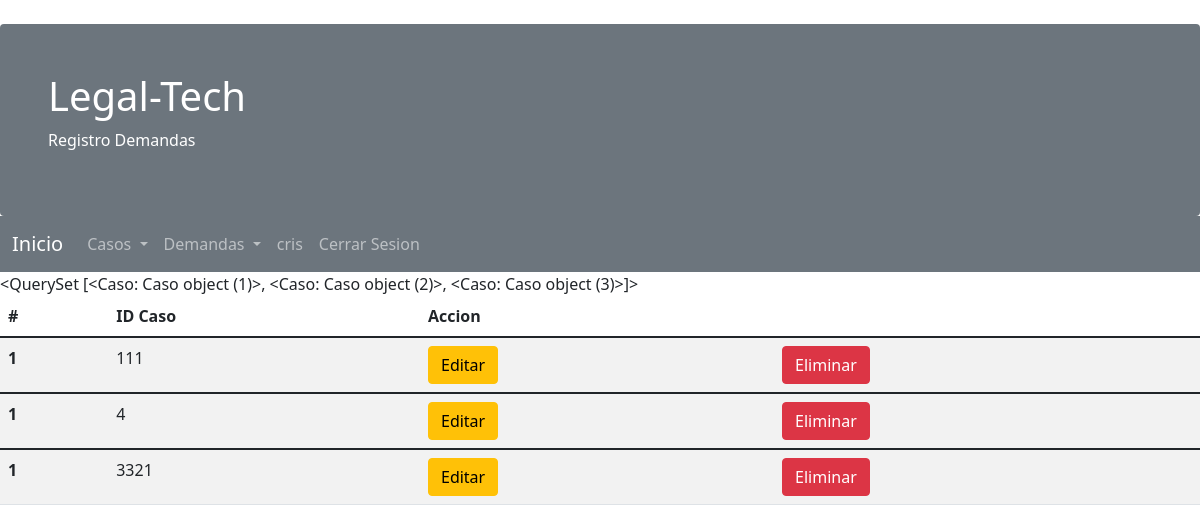
Page /listacasosaction/ (signed in) on the earlier database version.
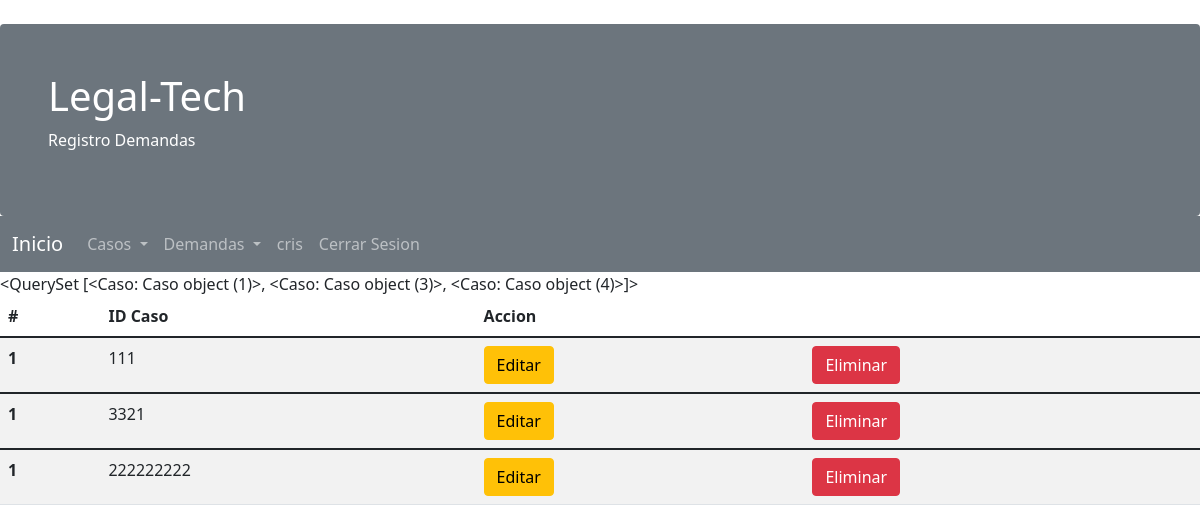
Same page on the later database version.
### legaltech/models.py (models this page shows, shortened)
class Caso(models.Model):
    id_caso = models.IntegerField()

### legaltech/views.py (the view)
# urls.py: path('listacasosaction/',login_required(views.listaCasosAction), name='listacasosaction'),
def listaCasosAction(request):
    casos = Caso.objects.all()
    contexto = {
        'casos': casos
    }
    return render(request,'legaltech/listacasosaction.html',contexto)

### legaltech/templates/legaltech/listacasosaction.html
{% extends 'legaltech/base.html' %}
{% block content %}
  {{casos}}
  <table class="table table-striped">
    <thead>
      <tr>
        <th scope="col">#</th>
        <th scope="col">ID Caso</th>
        <th scope="col">Accion</th>
        <th scope="col"></th>
      </tr>
    </thead>
    {% for c in casos %}
    <tbody>
      <tr>
        <th scope="row">1</th>
        <td>{{c.id_caso}}</td>
        <td><a href="{% url 'modificar' c.id_caso%}" class="btn btn-warning">Editar</a></td>
        <td><a href="{% url 'eliminarconf' c.id_caso %}" class="btn btn-danger">Eliminar</a></td>
      </tr>
    </tbody>
    {% endfor %}
  </table>
{% endblock %}

### legaltech/templates/legaltech/base.html (shortened to what this page needs)
<!DOCTYPE html>
<html lang="en">
  {% load static %}
<head>
    <link href="https://cdn.jsdelivr.net/npm/bootstrap@5.1.3/dist/css/bootstrap.min.css" rel="stylesheet">
</head>
<body>
    <div class="mt-4 p-5 bg-secondary text-white rounded">
  <h1>Legal-Tech</h1>
  <p>Registro Demandas</p>
</div>
<nav class="navbar navbar-expand-lg navbar-dark bg-secondary">
  <div class="container-fluid">
    <a class="navbar-brand" href="{% url 'index' %}">Inicio</a>
    <div class="collapse navbar-collapse" id="navbarNavDropdown">
      <ul class="navbar-nav">
        {% if user.is_authenticated %}
        <li class="nav-item dropdown">
          <a class="nav-link dropdown-toggle" href="#" id="navbarDropdownMenuLink" role="button" data-bs-toggle="dropdown" aria-expanded="false">
            Casos
          </a>
        </li>
        <li class="nav-item dropdown">
          <a class="nav-link dropdown-toggle" href="#" id="navbarDropdownMenuLink" role="button" data-bs-toggle="dropdown" aria-expanded="false">
            Demandas
          </a>
        </li>
        {% endif %}
          {% if user.is_authenticated %}
           <li class="nav-item">
            <a class="nav-link" >{{ user.username }}</a>
          </li>
           <li class="nav-item">
            <a class="nav-link" href="{% url 'logout' %}">Cerrar Sesion</a>
          </li>
        {% endif %}
      </ul>
    </div>
  </div>
</nav>
{% block content %}
{% endblock %}
</body>
</html>

Differences in the rows shown:
removed Caso: id_caso "4"
computed for Caso: id "<QuerySet [<Caso: Caso object (1)>, <Caso: Caso object (2)>, <Caso: Caso object (3)>]>" → "<QuerySet [<Caso: Caso object (1)>, <Caso: Caso object (3)>, <Caso: Caso object (4)>]>"
added Caso: id_caso "222222222"
